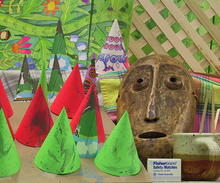
%> input picture EE417-Computer Vision/LAB Assignment 8/MATLAB CODES & INPUT IMAGES/S01L.png, 220 x 183 px, shrunk from 450 x 375 before the run
$ octave lab8postlab.m   (GNU Octave 9; MATLAB toolbox functions it lacks are replaced by stand-ins)
%> lines starting %> are read from the running program, lines starting %| are printed output that depends on the picture
left = imread("S01L.png");
%> left is the input picture: size 183x220x3 uint8; mean R, G, B 132.6, 130.2, 82.4
right = imread("S01R.png");
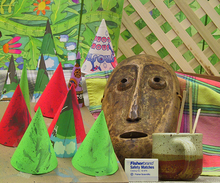
%> input picture EE417-Computer Vision/LAB Assignment 8/MATLAB CODES & INPUT IMAGES/S01R.png, 220 x 183 px, shrunk from 450 x 375 before the run
%> right is the input picture: size 183x220x3 uint8; mean R, G, B 137.4, 133.3, 83.6
left = rgb2gray(left);
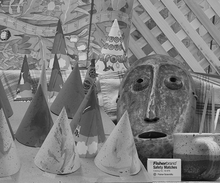
%> left: size 183x220 uint8; min 0, max 231, mean 125.5
right = rgb2gray(right);
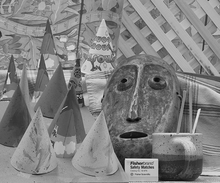
%> right: size 183x220 uint8; min 0, max 236, mean 128.9

% [5 lines of commented-out code are left out]

k = 10;
w1 = 60;
w2 = 0;
[row, col, ch] = size(left);
%> row = 183; col = 220; ch = 1
paddedleft = padarray(left, [k+w1+w2 k+w1+w2], "both");
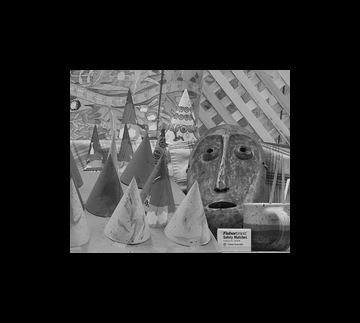
%> paddedleft: size 323x360 uint8; min 0, max 231, mean 43.4
paddedright = padarray(right, [k+w1+w2 k+w2+w1], "both");
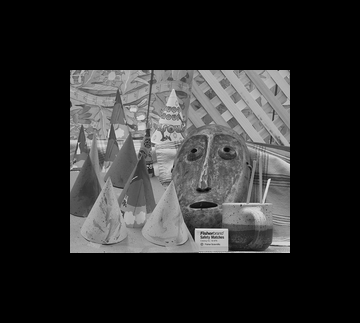
%> paddedright: size 323x360 uint8; min 0, max 236, mean 44.6

data_left = double(paddedleft);
data_right = double(paddedright);

[padded_row,padded_col,ch] = size(paddedleft);
%> padded_row = 323; padded_col = 360
dispar1 = zeros(padded_row,padded_col);

%> (the run ends here)
